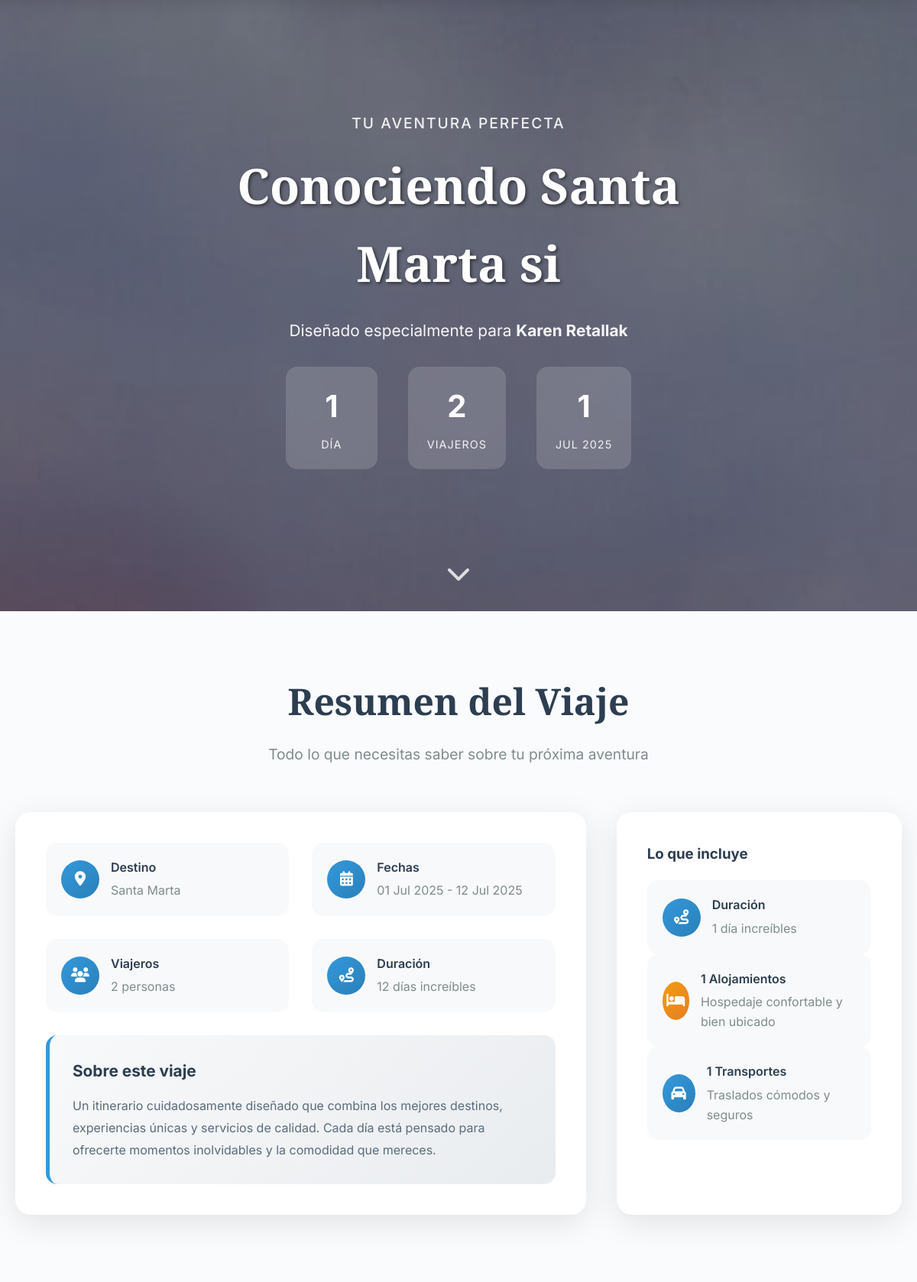
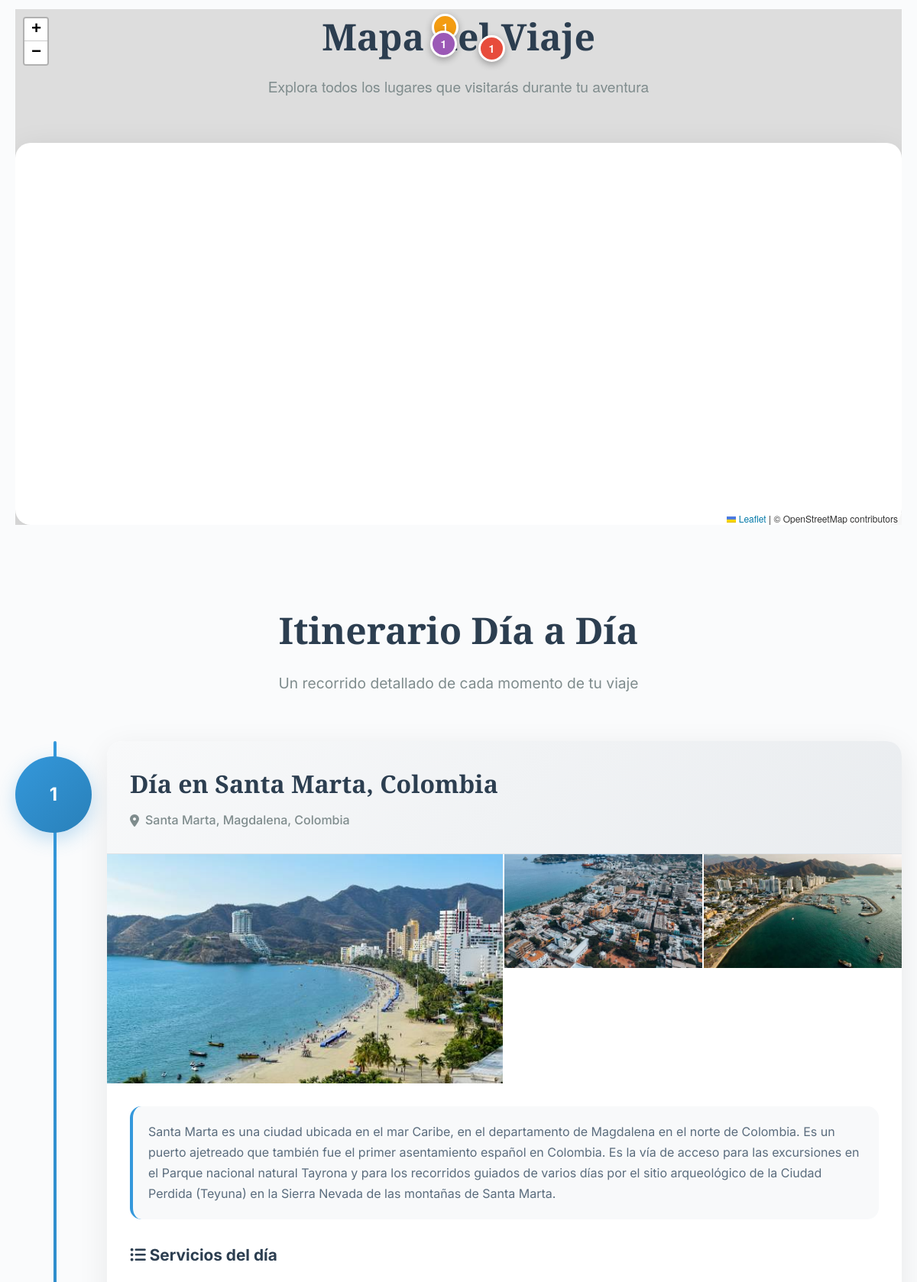
Screenshot of /pages/itinerary.php?id=27 (upper part) with the database file from the repository (2 pictures, top to bottom).
### tables this page shows
CREATE TABLE `programa_solicitudes` (
  `id` int(11) NOT NULL,
  `id_solicitud` varchar(50) DEFAULT NULL,
  `nombre_viajero` varchar(100) NOT NULL,
  `apellido_viajero` varchar(100) NOT NULL,
  `destino` varchar(200) NOT NULL,
  `fecha_llegada` date NOT NULL,
  `fecha_salida` date NOT NULL,
  `numero_pasajeros` int(11) NOT NULL DEFAULT 1,
  `acompanamiento` varchar(50) DEFAULT 'sin-acompanamiento',
  `user_id` int(11) NOT NULL,
  `created_at` timestamp NOT NULL DEFAULT current_timestamp(),
  `updated_at` timestamp NOT NULL DEFAULT current_timestamp() ON UPDATE current_timestamp()
);

CREATE TABLE `programa_personalizacion` (
  `id` int(11) NOT NULL,
  `solicitud_id` int(11) NOT NULL,
  `titulo_programa` varchar(200) DEFAULT NULL,
  `idioma_predeterminado` varchar(5) DEFAULT 'es',
  `foto_portada` varchar(500) DEFAULT NULL,
  `created_at` timestamp NOT NULL DEFAULT current_timestamp(),
  `updated_at` timestamp NOT NULL DEFAULT current_timestamp() ON UPDATE current_timestamp()
);

CREATE TABLE `programa_dias` (
  `id` int(11) NOT NULL,
  `solicitud_id` int(11) NOT NULL,
  `dia_numero` int(11) NOT NULL,
  `titulo` varchar(200) NOT NULL,
  `descripcion` text DEFAULT NULL,
  `ubicacion` varchar(200) DEFAULT NULL,
  `fecha_dia` date DEFAULT NULL,
  `imagen1` varchar(500) DEFAULT NULL,
  `imagen2` varchar(500) DEFAULT NULL,
  `imagen3` varchar(500) DEFAULT NULL,
  `created_at` timestamp NOT NULL DEFAULT current_timestamp(),
  `updated_at` timestamp NOT NULL DEFAULT current_timestamp() ON UPDATE current_timestamp(),
  `comidas_incluidas` tinyint(1) DEFAULT 0,
  `desayuno` tinyint(1) DEFAULT 0,
  `almuerzo` tinyint(1) DEFAULT 0,
  `cena` tinyint(1) DEFAULT 0
);

### pages/itinerary.php (the view, shortened to what the rows shown need)
<?php
require_once 'config/config_functions.php';
$programa_id = $_GET['id'] ?? null;
try {
    ConfigManager::init();
    $config = ConfigManager::get();
} catch(Exception $e) {
    $company_name = 'Travel Agency';
    $config = [];
}
try {
    $db = Database::getInstance();
    $programa = $db->fetch(
        "SELECT ps.*, pp.titulo_programa, pp.foto_portada, pp.idioma_predeterminado,
                DATE_FORMAT(ps.fecha_llegada, '%d/%m/%Y') as fecha_llegada_formatted,
                DATE_FORMAT(ps.fecha_salida, '%d/%m/%Y') as fecha_salida_formatted,
                DATEDIFF(ps.fecha_salida, ps.fecha_llegada) as duracion_dias
         FROM programa_solicitudes ps
         LEFT JOIN programa_personalizacion pp ON ps.id = pp.solicitud_id
         WHERE ps.id = ?",
        [$programa_id]
    );
    $dias = $db->fetchAll(
        "SELECT * FROM programa_dias WHERE solicitud_id = ? ORDER BY dia_numero ASC",
        [$programa_id]
    );
    $puntos_mapa = [];
    foreach ($dias as $dia) {
        foreach ($dia['servicios'] as $orden => $servicio_grupo) {
            $servicio = $servicio_grupo['principal'];
            if ($servicio && $servicio['latitud'] && $servicio['longitud']) {
                $puntos_mapa[] = [
                    'lat' => floatval($servicio['latitud']),
                    'lng' => floatval($servicio['longitud']),
                    'titulo' => $servicio['nombre'],
                    'descripcion' => $servicio['descripcion'],
                    'tipo' => $servicio['tipo_servicio'],
                    'dia' => $dia['dia_numero'],
                    'ubicacion' => $servicio['ubicacion'],
                    'imagen' => $servicio['imagen']
                ];
            }
            if ($servicio && $servicio['tipo_servicio'] == 'transporte' &&
                $servicio['lat_llegada'] && $servicio['lng_llegada']) {
                $puntos_mapa[] = [
                    'lat' => floatval($servicio['lat_llegada']),
                    'lng' => floatval($servicio['lng_llegada']),
                    'titulo' => $servicio['nombre'] . ' (Llegada)',
                    'descripcion' => $servicio['descripcion'],
                    'tipo' => 'transporte_llegada',
                    'dia' => $dia['dia_numero'],
                    'ubicacion' => $servicio['ubicacion']
                ];
            }
        }
    }
} catch(Exception $e) {
    error_log("Error cargando programa: " . $e->getMessage());
    header('Location: ' . APP_URL . '/itinerarios');
    exit;
}
$titulo_programa = $programa['titulo_programa'] ?: 'Viaje a ' . $programa['destino'];
$nombre_viajero = trim($programa['nombre_viajero'] . ' ' . $programa['apellido_viajero']);
$num_pasajeros = $programa['numero_pasajeros'];
$duracion_dias = 'N/A';
if ($programa['fecha_llegada'] && $programa['fecha_salida']) {
    $fecha_inicio = new DateTime($programa['fecha_llegada']);
    $fecha_fin = new DateTime($programa['fecha_salida']);
    $diferencia = $fecha_inicio->diff($fecha_fin);
    $duracion_dias = $diferencia->days + 1;
}
$fecha_inicio_formatted = $programa['fecha_llegada'] ?
    date('d M Y', strtotime($programa['fecha_llegada'])) : '';
$fecha_fin_formatted = $programa['fecha_salida'] ?
    date('d M Y', strtotime($programa['fecha_salida'])) : '';
?>
<!DOCTYPE html>
<html lang="<?= $config['default_language'] ?? 'es' ?>">
<head>
    <link href="https://cdnjs.cloudflare.com/ajax/libs/font-awesome/6.5.0/css/all.min.css" rel="stylesheet">
    <link href="https://unpkg.com/leaflet@1.9.4/dist/leaflet.css" rel="stylesheet">
</head>
<body>
    <section class="hero-section">
        <div class="hero-content">
            <div class="hero-subtitle">Tu aventura perfecta</div>
            <h1 class="hero-title"><?= htmlspecialchars($titulo_programa) ?></h1>
            <div class="hero-description">
                Diseñado especialmente para <strong><?= htmlspecialchars($nombre_viajero) ?></strong>
            </div>
            <div class="hero-stats">
                <div class="hero-stat">
                </div>
                <div class="hero-stat">
                    <span class="hero-stat-number"><?= $num_pasajeros ?></span>
                    <span class="hero-stat-label"><?= $num_pasajeros == 1 ? 'Viajero' : 'Viajeros' ?></span>
                </div>
                <?php if ($fecha_inicio_formatted): ?>
                <div class="hero-stat">
                    <span class="hero-stat-number"><?= date('j', strtotime($programa['fecha_llegada'])) ?></span>
                    <span class="hero-stat-label"><?= date('M Y', strtotime($programa['fecha_llegada'])) ?></span>
                </div>
                <?php endif; ?>
            </div>
        </div>
    </section>
    <div class="main-content">
        <section id="overview" class="section">
            <div class="section-header">
                <h2 class="section-title">Resumen del Viaje</h2>
            </div>
            <div class="overview-grid">
                <div class="overview-content">
                    <div class="overview-details">
                        <div class="detail-item">
                            <div class="detail-info">
                                <h4>Destino</h4>
                                <p><?= htmlspecialchars($programa['destino']) ?></p>
                            </div>
                        </div>
                        <div class="detail-item">
                            <div class="detail-info">
                                <h4>Fechas</h4>
                                <p><?= $fecha_inicio_formatted ?> - <?= $fecha_fin_formatted ?></p>
                            </div>
                        </div>
                        <div class="detail-item">
                            <div class="detail-info">
                                <h4>Viajeros</h4>
                                <p><?= $num_pasajeros ?> <?= $num_pasajeros == 1 ? 'persona' : 'personas' ?></p>
                            </div>
                        </div>
                        <div class="detail-item">
                            <div class="detail-info">
                                <h4>Duración</h4>
                                <p><?= $duracion_dias ?> <?= $duracion_dias == 1 ? 'día' : 'días' ?> increíbles</p>
                            </div>
                        </div>
                    </div>
                </div>
            </div>
        </section>
        <?php if (!empty($puntos_mapa)): ?>
        <section id="map" class="section">
            <div class="section-header">
                <h2 class="section-title">Mapa del Viaje</h2>
            </div>
        </section>
        <?php endif; ?>
        <section id="itinerary" class="section">
            <div class="section-header">
                <h2 class="section-title">Itinerario Día a Día</h2>
            </div>
            <div class="itinerary-timeline">
                <?php foreach ($dias as $index => $dia): ?>
                <div class="day-card" style="animation-delay: <?= $index * 0.1 ?>s;">
                    <div class="day-number">
                        <?= $dia['dia_numero'] ?>
                    </div>
                    <div class="day-content">
                        <div class="day-header">
                            <h3 class="day-title"><?= htmlspecialchars($dia['titulo']) ?></h3>
                            <div class="day-location">
                                <i class="fas fa-map-marker-alt"></i>
                                <?= htmlspecialchars($dia['ubicacion']) ?>
                            </div>
                        </div>
                        <?php if ($dia['imagen1'] || $dia['imagen2'] || $dia['imagen3']): ?>
                        <div class="day-images">
                            <?php if ($dia['imagen1']): ?>
                            <div class="day-image" style="background-image: url('<?= htmlspecialchars($dia['imagen1']) ?>')"></div>
                            <?php endif; ?>
                            <?php if ($dia['imagen2']): ?>
                            <div class="day-image" style="background-image: url('<?= htmlspecialchars($dia['imagen2']) ?>')"></div>
                            <?php endif; ?>
                            <?php if ($dia['imagen3']): ?>
                            <div class="day-image" style="background-image: url('<?= htmlspecialchars($dia['imagen3']) ?>')"></div>
                            <?php endif; ?>
                        </div>
                        <?php endif; ?>
                        <div class="day-services">
                            <?php if (!empty($dia['descripcion'])): ?>
                            <div style="margin-bottom: 30px; padding: 20px; background: #f8f9fa; border-radius: 15px; border-left: 4px solid #3498db;">
                                <p style="margin: 0; color: #5a6c7d; line-height: 1.7;">
                                    <?= nl2br(htmlspecialchars($dia['descripcion'])) ?>
                                </p>
                            </div>
                            <?php endif; ?>
                            <?php if (!empty($dia['servicios'])): ?>
                            <h4 style="margin-bottom: 20px; color: #2c3e50; font-size: 1.3rem;">
                                <i class="fas fa-list-ul"></i> Servicios del día
                            </h4>
                            <?php endif; ?>
                        </div>
                    </div>
                </div>
                <?php endforeach; ?>
            </div>
        </section>
    </div>
</body>
</html>

### rows the page displays
programa_solicitudes: programa_personalizacion.titulo_programa "Conociendo Santa Marta si", nombre_viajero "Karen Retallak", numero_pasajeros "2", fecha_llegada "1", fecha_llegada "JUL 2025", destino "Santa Marta", fecha_llegada "01 Jul 2025", fecha_salida "12 Jul 2025", duracion_dias "12"
programa_dias: dia_numero "1", titulo "Día en Santa Marta, Colombia", ubicacion "Santa Marta, Magdalena, Colombia", imagen1 (picture), imagen2 (picture), imagen3 (picture), descripcion "Santa Marta es una ciudad ubicada en el mar Caribe, en el departamento de Magdalena en el norte de Colombia. Es un puerto ajetreado que también fue el primer asentamiento español en Colombia. Es la vía de acceso para las excursiones en el Parque nacional natural Tayrona y para los recorridos guiados de varios días por el sitio arqueológico de la Ciudad Perdida (Teyuna) en la Sierra Nevada de las montañas de Santa Marta."

### other values shown
$num_dias "1"
$total_alojamientos "1"
$total_transportes "1"
